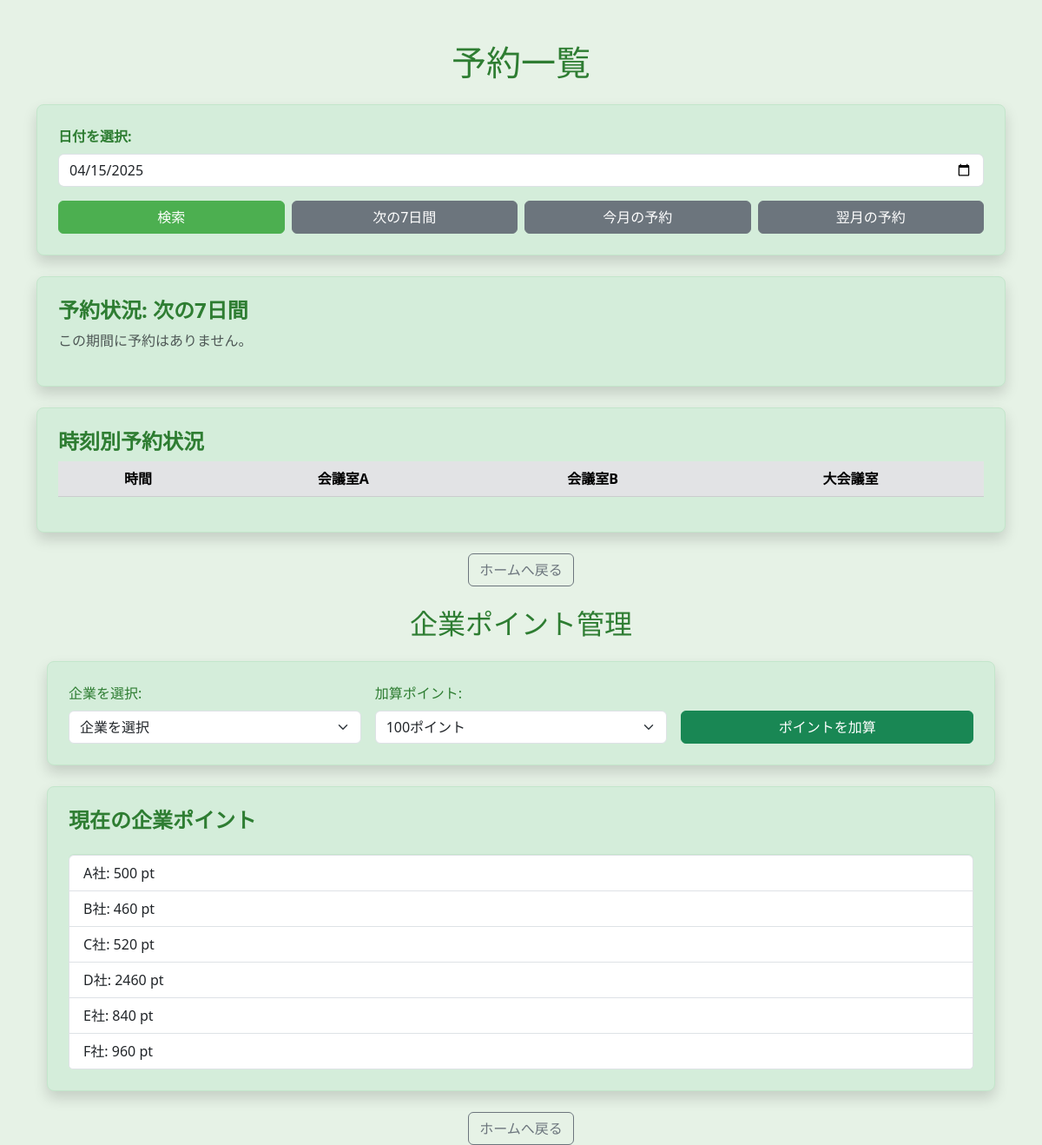
/reservations_list?range=7days, run on an earlier commit of the app's database.
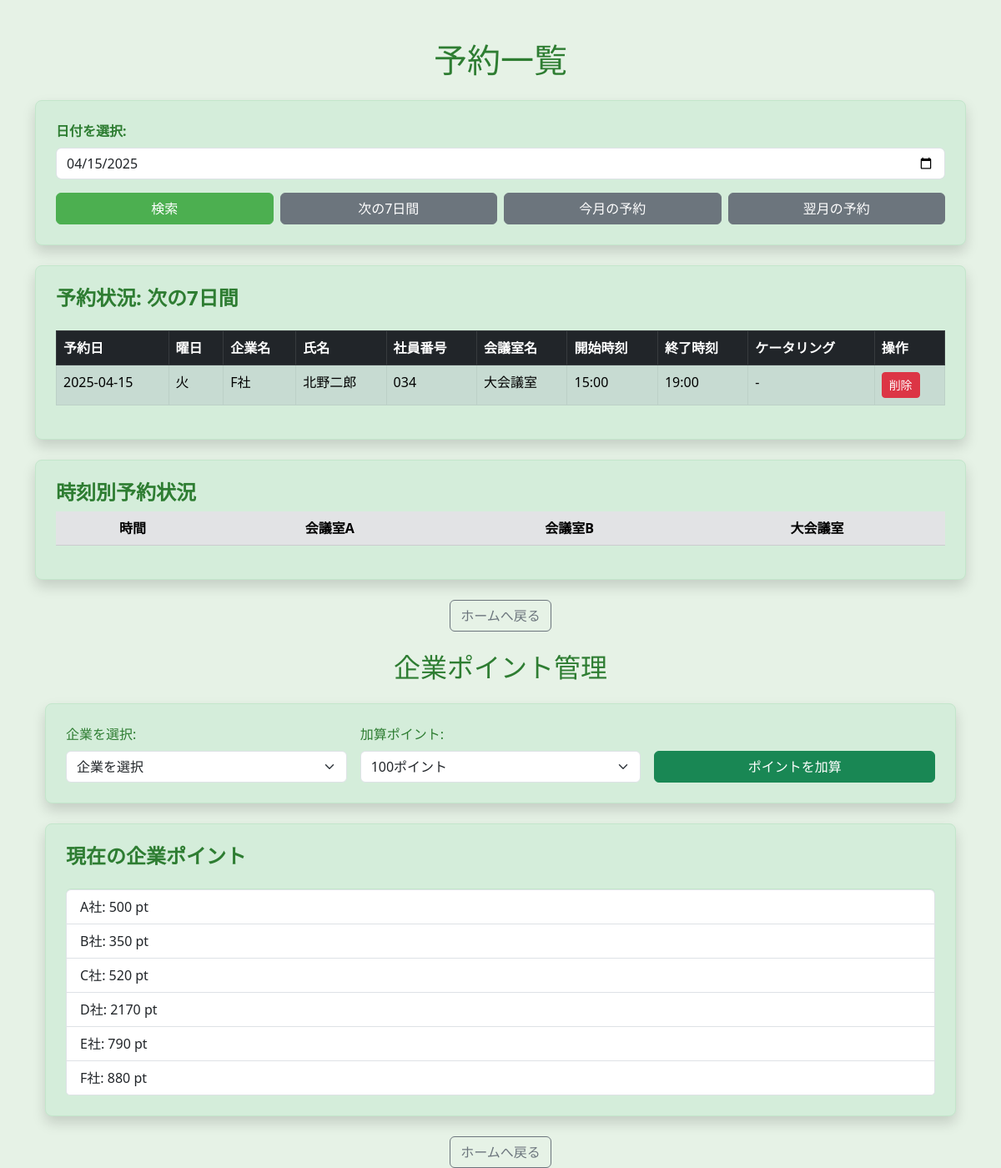
And on a later commit of the database.
### app.py (models this page shows, shortened)
class CompanyPoints(db.Model):
    id = db.Column(db.Integer, primary_key=True)
    company = db.Column(db.String(50), unique=True, nullable=False)
    points = db.Column(db.Integer, default=1000)

class Reservation(db.Model):
    id = db.Column(db.Integer, primary_key=True)
    company = db.Column(db.String(50), nullable=False)    # 企業名
    name = db.Column(db.String(100), nullable=False)        # 氏名
    employee_id = db.Column(db.String(20), nullable=False)    # 社員番号
    area = db.Column(db.String(100), nullable=False)
    date = db.Column(db.Date, nullable=False)                 # 日付型
    start_time = db.Column(db.String(5), nullable=False)
    end_time = db.Column(db.String(5), nullable=False)
    catering_course = db.Column(db.String(10), nullable=True)   # "1000" または "2000"、利用しない場合は None
    catering_people = db.Column(db.Integer, nullable=True)      # 参加人数（2～20）
    beer_count = db.Column(db.Integer, nullable=True)
    wine_sparkling = db.Column(db.Integer, nullable=True)
    wine_white = db.Column(db.Integer, nullable=True)
    wine_red = db.Column(db.Integer, nullable=True)
    created_at = db.Column(db.DateTime, default=datetime.utcnow)

### app.py (the view, shortened to what this page needs)
@app.route('/reservations_list', methods=['GET'])
def reservations_list():
    date_param = request.args.get('date')
    range_type = request.args.get('range')
    reservations = []
    selected_date = None
    today = datetime.today().date()
    if range_type == "7days":
        end_date = today + timedelta(days=7)
        reservations = Reservation.query.filter(
            and_(Reservation.date >= today, Reservation.date <= end_date)
        ).order_by(Reservation.date, Reservation.start_time).all()
    elif range_type == "month":
        end_date = (today.replace(day=1) + timedelta(days=31))
        reservations = Reservation.query.filter(
            and_(Reservation.date >= today, Reservation.date < end_date)
        ).order_by(Reservation.date, Reservation.start_time).all()
    companies = ['A社', 'B社', 'C社', 'D社', 'E社', 'F社']
    company_points = {company: fetch_company_points(company) for company in companies}
    return render_template(
        'reservations_list.html',
        reservations=reservations,
        selected_date=selected_date,
        range_type=range_type,
        company_points=company_points
    )

### app.py (called while the page is built)
def fetch_company_points(company_name):
    company_record = CompanyPoints.query.filter_by(company=company_name).first()
    return company_record.points if company_record else 0

### templates/reservations_list.html (shortened to what this page needs)
<!DOCTYPE html>
<html lang="ja">
<head>
  <link href="https://cdn.jsdelivr.net/npm/bootstrap@5.3.0/dist/css/bootstrap.min.css" rel="stylesheet">
  <link href="https://cdn.jsdelivr.net/npm/fullcalendar@6.1.8/main.min.css" rel="stylesheet">
</head>
<body>
  <div class="container mt-5">
    <h1 class="text-center mb-4" style="color: #2e7d32;">予約一覧</h1>
    <div class="card shadow p-4 mb-4" style="background-color: #d4edda; border: 1px solid #c3e6cb; border-radius: 8px;">
      <form method="get" action="/reservations_list">
        <div class="mb-3">
          <label for="date" class="form-label fw-bold" style="color: #2e7d32;">日付を選択:</label>
          <input type="date" id="date" name="date" class="form-control" required>
        </div>
        <div class="d-flex gap-2">
          <button type="submit" class="btn btn-primary w-100" style="background-color: #4caf50; border-color: #4caf50;">検索</button>
          <a href="/reservations_list?range=7days" class="btn btn-secondary w-100">次の7日間</a>
          <a href="/reservations_list?range=month" class="btn btn-secondary w-100">今月の予約</a>
          <a href="/reservations_list?range=next_month" class="btn btn-secondary w-100">翌月の予約</a>
        </div>
      </form>
    </div>
    <div class="card shadow p-4 mt-4" style="background-color: #d4edda; border: 1px solid #c3e6cb; border-radius: 8px;">
      <h4 class="fw-bold" style="color: #2e7d32;">
        予約状況:
        {% if selected_date %}
          {{ selected_date }}
        {% else %}
          {% if range_type == "7days" %}
            次の7日間
          {% elif range_type == "month" %}
            今月の予約
          {% elif range_type == "next_month" %}
            翌月の予約
          {% else %}
            日付を選択してください
          {% endif %}
        {% endif %}
      </h4>
      {% if reservations %}
      <div class="table-responsive">
        <table class="table table-striped table-hover table-bordered mt-3">
          <thead class="table-dark">
            <tr>
              <th>予約日</th>
              <th>曜日</th>
              <th>企業名</th>
              <th>氏名</th>
              <th>社員番号</th>
              <th>会議室名</th>
              <th>開始時刻</th>
              <th>終了時刻</th>
              <th>ケータリング</th>
              <th>操作</th>
            </tr>
          </thead>
          <tbody>
            {% for reservation in reservations|sort(attribute='start_time')|sort(attribute='date') %}
            <tr class="
              {% if reservation.area == '会議室A' %}
                table-success
              {% elif reservation.area == '会議室B' %}
                table-success
              {% elif reservation.area == '大会議室' %}
                table-success
              {% else %}
                table-light
              {% endif %}">
              <td>{{ reservation.date }}</td>
              <td>
                {% set weekday = reservation.date.strftime('%A') %}
                {{ weekday | replace('Monday', '月') | replace('Tuesday', '火') | replace('Wednesday', '水') | replace('Thursday', '木') | replace('Friday', '金') | replace('Saturday', '土') | replace('Sunday', '日') }}
              </td>
              <td>{{ reservation.company }}</td>
              <td>{{ reservation.name }}</td>
              <td>{{ reservation.employee_id }}</td>
              <td>{{ reservation.area if reservation.area else "未設定" }}</td>
              <td>{{ reservation.start_time }}</td>
              <td>{{ reservation.end_time }}</td>
              <td>
                {% if reservation.catering_course %}
                  ○ ({{ reservation.catering_course }}円コース × {{ reservation.catering_people }})<br>
                  ビール: {{ reservation.beer_count|default(0)|int }}本 ({{ reservation.beer_count|default(0)|int * 250 }}円)<br>
                  {% set sparkling = reservation.wine_sparkling|default(0)|int %}
                  {% set white = reservation.wine_white|default(0)|int %}
                  {% set red = reservation.wine_red|default(0)|int %}
                  {% set wine_total = sparkling + white + red %}
                  ワイン: スパークリング: {{ sparkling }}本, 白: {{ white }}本, 赤: {{ red }}本 ({{ wine_total * 2000 }}円)<br>
                  {% set catering_total = (reservation.catering_course|int * reservation.catering_people|int)
                      + (reservation.beer_count|default(0)|int * 250)
                      + (wine_total * 2000) %}
                  総額: {{ catering_total }}円
                {% else %}
                  -
                {% endif %}
              </td>
              <td>
                <form action="{{ url_for('delete_reservation', reservation_id=reservation.id) }}" method="post">
                  <button type="submit" class="btn btn-danger btn-sm" onclick="return confirm('本当に削除しますか？');">削除</button>
                </form>
              </td>
            </tr>
            {% endfor %}
          </tbody>
        </table>
      </div>
      {% else %}
        <p class="text-muted">この期間に予約はありません。</p>
      {% endif %}
    </div>
    <div class="card shadow p-4 mt-4" style="background-color: #d4edda; border: 1px solid #c3e6cb; border-radius: 8px;">
      <h4 class="fw-bold" style="color: #2e7d32;">時刻別予約状況</h4>
      <div class="table-responsive">
        <table class="table text-center" id="reservation_grid">
          <thead class="table-secondary">
            <tr>
              <th>時間</th>
              {% set roomNames = ["会議室A", "会議室B", "大会議室"] %}
              {% for room in roomNames %}
              <th>{{ room }}</th>
              {% endfor %}
            </tr>
          </thead>
        </table>
      </div>
    </div>
    <div class="text-center mt-4">
      <a href="/reserve" class="btn btn-outline-secondary">ホームへ戻る</a>
    </div>
    <div class="container mt-4">
      <h2 class="text-center mb-4" style="color: #2e7d32;">企業ポイント管理</h2>
      <div class="card shadow p-4 mb-4" style="background-color: #d4edda; border: 1px solid #c3e6cb; border-radius: 8px;">
        <form id="addPointsForm" action="/add_points" method="post" class="row g-3">
          <div class="col-md-4">
            <label for="company_points_select" class="form-label" style="color: #2e7d32;">企業を選択:</label>
            <select name="company" id="company_points_select" class="form-select" required>
              <option value="">企業を選択</option>
            </select>
          </div>
          <div class="col-md-4">
            <label for="points" class="form-label" style="color: #2e7d32;">加算ポイント:</label>
            <select name="points" id="points" class="form-select" required>
              <option value="100">100ポイント</option>
            </select>
          </div>
          <div class="col-md-4 d-flex align-items-end">
            <button type="submit" class="btn btn-success w-100">ポイントを加算</button>
          </div>
        </form>
      </div>
      <div class="card shadow p-4" style="background-color: #d4edda; border: 1px solid #c3e6cb; border-radius: 8px;">
        <h4 class="fw-bold" style="color: #2e7d32;">現在の企業ポイント</h4>
        <ul id="company_points_list" class="list-group mt-3">
          {% for company, points in company_points.items() %}
            <li class="list-group-item">{{ company }}: {{ points }} pt</li>
          {% endfor %}
        </ul>
      </div>
    </div>
    <div class="text-center mt-4">
      <a href="/reserve" class="btn btn-outline-secondary">ホームへ戻る</a>
    </div>
  </div>
</body>
</html>

### templates/reservations_list.html (style rules this page uses)
body { background-color: #e6f2e6; }

What changed in the data, as far as the page shows it:
added Reservation: date "2025-04-15", weekday "火", company "F社", name "北野二郎", employee_id "034", area "大会議室", start_time "15:00", end_time "19:00"
changed CompanyPoints "B社": points "460" → "350"
changed CompanyPoints "D社": points "2460" → "2170"
changed CompanyPoints "E社": points "840" → "790"
changed CompanyPoints "F社": points "960" → "880"
Also different on the page:
text no longer shown: "この期間に予約はありません。"
text now shown: "予約日 曜日 企業名 氏名 社員番号 会議室名 開始時刻 終了時刻 ケータリング 操作"
